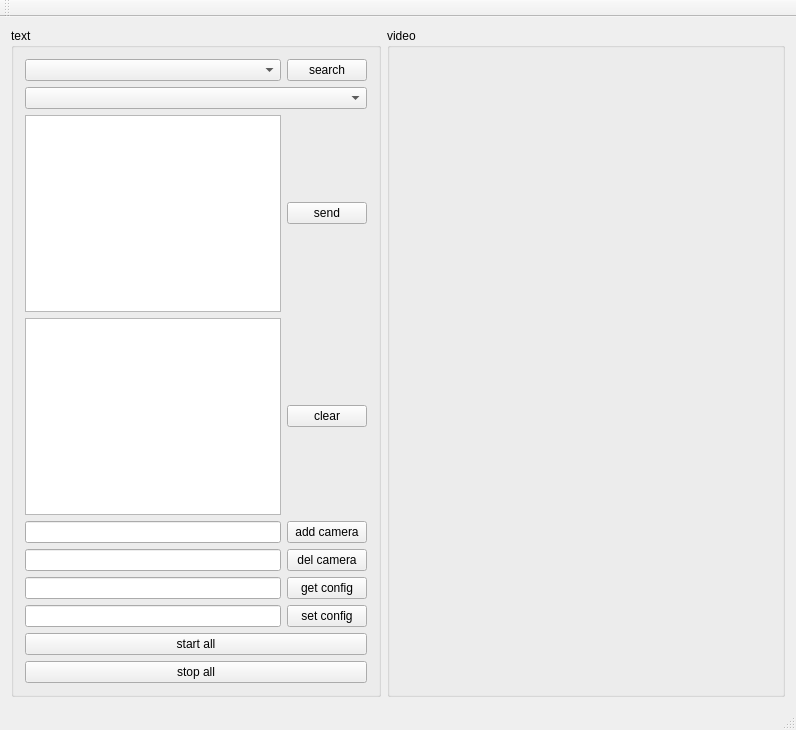
<?xml version="1.0" encoding="UTF-8"?>
<ui version="4.0">
 <class>MainWindow</class>
 <widget class="QMainWindow" name="MainWindow">
  <property name="geometry">
   <rect>
    <x>0</x>
    <y>0</y>
    <width>796</width>
    <height>730</height>
   </rect>
  </property>
  <property name="windowTitle">
   <string>MainWindow</string>
  </property>
  <widget class="QWidget" name="centralWidget">
   <layout class="QFormLayout" name="formLayout">
    <item row="0" column="0">
     <widget class="QGroupBox" name="groupBox_text">
      <property name="title">
       <string>text</string>
      </property>
      <layout class="QGridLayout" name="gridLayout">
       <item row="8" column="0" colspan="2">
        <widget class="QPushButton" name="pushButton_start">
         <property name="text">
          <string>start all</string>
         </property>
        </widget>
       </item>
       <item row="3" column="0">
        <widget class="QPlainTextEdit" name="plainTextEdit_recive"/>
       </item>
       <item row="2" column="0">
        <widget class="QPlainTextEdit" name="plainTextEdit_send"/>
       </item>
       <item row="0" column="0">
        <widget class="QComboBox" name="comboBox_search"/>
       </item>
       <item row="0" column="1">
        <widget class="QPushButton" name="pushButton_search">
         <property name="text">
          <string>search</string>
         </property>
        </widget>
       </item>
       <item row="4" column="0">
        <widget class="QLineEdit" name="lineEdit_addcamera"/>
       </item>
       <item row="4" column="1">
        <widget class="QPushButton" name="pushButton_addcamera">
         <property name="text">
          <string>add camera</string>
         </property>
        </widget>
       </item>
       <item row="3" column="1">
        <widget class="QPushButton" name="pushButton_recive">
         <property name="text">
          <string>clear</string>
         </property>
        </widget>
       </item>
       <item row="2" column="1">
        <widget class="QPushButton" name="pushButton_send">
         <property name="text">
          <string>send</string>
         </property>
        </widget>
       </item>
       <item row="5" column="0">
        <widget class="QLineEdit" name="lineEdit_delcamera"/>
       </item>
       <item row="1" column="0" colspan="2">
        <widget class="QComboBox" name="comboBox_cameras"/>
       </item>
       <item row="5" column="1">
        <widget class="QPushButton" name="pushButton_delcamera">
         <property name="text">
          <string>del camera</string>
         </property>
        </widget>
       </item>
       <item row="7" column="0">
        <widget class="QLineEdit" name="lineEdit_setconfig"/>
       </item>
       <item row="6" column="1">
        <widget class="QPushButton" name="pushButton_getconfig">
         <property name="text">
          <string>get config</string>
         </property>
        </widget>
       </item>
       <item row="7" column="1">
        <widget class="QPushButton" name="pushButton_setconfig">
         <property name="text">
          <string>set config</string>
         </property>
        </widget>
       </item>
       <item row="6" column="0">
        <widget class="QLineEdit" name="lineEdit_getconfig"/>
       </item>
       <item row="9" column="0" colspan="2">
        <widget class="QPushButton" name="pushButton_stop">
         <property name="text">
          <string>stop all</string>
         </property>
        </widget>
       </item>
      </layout>
     </widget>
    </item>
    <item row="0" column="1">
     <widget class="QGroupBox" name="groupBox_video">
      <property name="title">
       <string>video</string>
      </property>
     </widget>
    </item>
   </layout>
  </widget>
  <widget class="QMenuBar" name="menuBar">
   <property name="geometry">
    <rect>
     <x>0</x>
     <y>0</y>
     <width>796</width>
     <height>19</height>
    </rect>
   </property>
  </widget>
  <widget class="QToolBar" name="mainToolBar">
   <attribute name="toolBarArea">
    <enum>TopToolBarArea</enum>
   </attribute>
   <attribute name="toolBarBreak">
    <bool>false</bool>
   </attribute>
  </widget>
  <widget class="QStatusBar" name="statusBar"/>
 </widget>
 <layoutdefault spacing="6" margin="11"/>
 <resources/>
 <connections/>
</ui>
